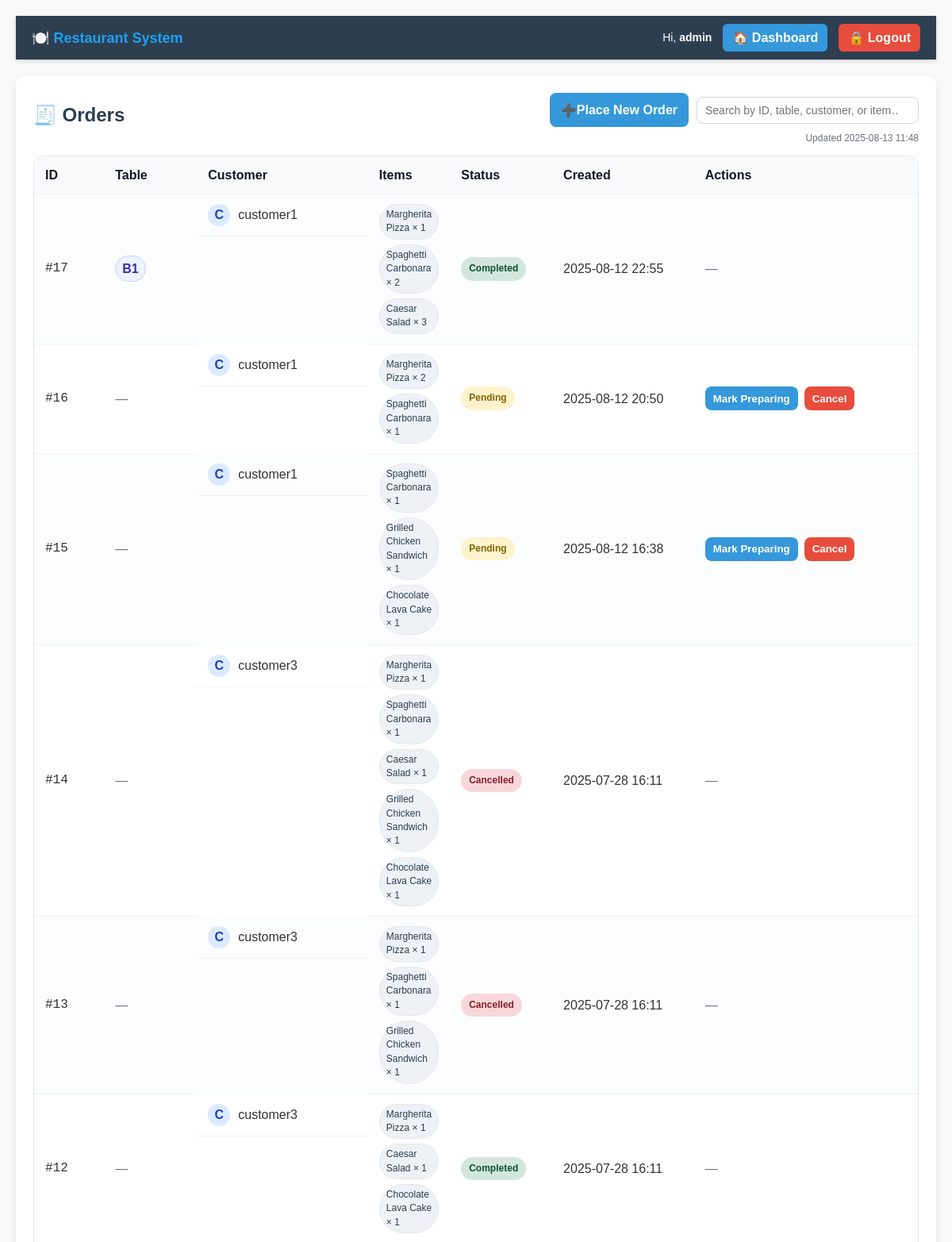
/orders/ (signed in, upper part), run on the app's committed database.
### accounts/models.py (models this page shows, shortened)
class User(AbstractUser):
    role = models.CharField(max_length=20, default="customer")
    failed_logins = models.IntegerField(default=0)
    locked_until = models.DateTimeField(null=True, blank=True)
    password_changed_at = models.DateTimeField(null=True, blank=True)
    security_question = models.CharField(max_length=255, blank=True)
    security_answer_hash = models.CharField(max_length=128, blank=True)
    last_auth_event_at = models.DateTimeField(null=True, blank=True)
    last_auth_event_ok = models.BooleanField(null=True, blank=True)
    last_auth_event_ip = models.GenericIPAddressField(null=True, blank=True)
    last_auth_event_ua = models.TextField(blank=True, null=True)
    def is_locked_now(self):
        return bool(self.locked_until and timezone.now() < self.locked_until)

### orders/models.py (models this page shows, shortened)
class Order(models.Model):
    STATUS_CHOICES = (
        ('pending', 'Pending'),
        ('preparing', 'Preparing'),
        ('completed', 'Completed'),
        ('cancelled', 'Cancelled'),
    )
    customer = models.ForeignKey(
        settings.AUTH_USER_MODEL,
        on_delete=models.CASCADE,
        limit_choices_to={'role': 'customer'},
    )
    status = models.CharField(max_length=10, choices=STATUS_CHOICES, default='pending')
    table_number = models.CharField(
        max_length=32,
        blank=True,
        default="",
        validators=[MinLengthValidator(0)]  # harmless (keeps blank allowed); real cap enforced by max_length
    )
    created_at = models.DateTimeField(default=timezone.now)
    class Meta:
        ordering = ['-created_at']
        constraints = [
            models.CheckConstraint(
                name="orders_order_table_number_len",
                check=Q(table_number="") | Q(table_number__regex=r"^.{1,32}$"),
            ),
        ]

class OrderItem(models.Model):
    order = models.ForeignKey(Order, on_delete=models.CASCADE, related_name='order_items')
    menu_item = models.ForeignKey(MenuItem, on_delete=models.PROTECT)
    quantity = models.PositiveIntegerField(
        default=1,
        validators=[MinValueValidator(1), MaxValueValidator(100)]
    )
    notes = models.CharField(max_length=255, blank=True)
    class Meta:
        constraints = [
            models.CheckConstraint(
                name="orders_orderitem_quantity_range",
                check=Q(quantity__gte=1) & Q(quantity__lte=100),
            ),
            models.CheckConstraint(
                name="orders_orderitem_notes_len",
                check=Q(notes="") | Q(notes__regex=r"^.{0,255}$"),
            ),
        ]

### menu/models.py (models this page shows, shortened)
class MenuItem(models.Model):
    CATEGORY_CHOICES = [
        ('appetizer', 'Appetizer'),
        ('main', 'Main Course'),
        ('dessert', 'Dessert'),
        ('drinks', 'Drinks'),
    ]
    name = models.CharField(max_length=100, validators=[MinLengthValidator(2)])
    description = models.TextField()
    price = models.DecimalField(
        max_digits=8,
        decimal_places=2,
        validators=[
            MinValueValidator(Decimal("0.00")),
            MaxValueValidator(Decimal("999999.99")),
        ],
    )
    image = models.ImageField(upload_to='menu_images/', blank=True, null=True)
    category = models.CharField(max_length=20, choices=CATEGORY_CHOICES)
    tags = models.CharField(max_length=200, blank=True)
    is_available = models.BooleanField(default=True)
    class Meta:
        constraints = [
            models.CheckConstraint(
                name="menu_menuitem_price_range",
                check=models.Q(price__gte=0) & models.Q(price__lte=999999.99),
            ),
            models.CheckConstraint(
                name="menu_menuitem_name_len",
                check=models.Q(name__regex=r"^.{2,100}$"),
            ),
            models.CheckConstraint(
                name="menu_menuitem_tags_len",
                check=models.Q(tags="") | models.Q(tags__regex=r"^.{0,200}$"),
            ),
        ]

### orders/views.py (the view)
# urls.py: path("", views.order_list_view, name="list"),
@login_required
def order_list_view(request):
    if _is_manager(request.user):
        orders = Order.objects.select_related("customer").prefetch_related("order_items__menu_item")
    else:
        orders = (
            Order.objects.filter(customer=request.user)
            .select_related("customer")
            .prefetch_related("order_items__menu_item")
        )
    audit_log(request, request.user, "Viewed order list", "success")
    return render(request, "orders/order_list.html", {"orders": orders})

### logs/utils.py (called while the page is built)
def audit_log(request, user, action: str, status: str = "info", extra: str | None = None):
    try:
        ua = (request.META.get("HTTP_USER_AGENT") or "")[:1024]
        ip = request.META.get("REMOTE_ADDR") or None
        user_obj = user if getattr(user, "pk", None) else None
        msg = action
        if extra:
            leftover = 255 - len(action) - 3
            msg = f"{action} ({extra[:max(0,leftover)]})"
        Log.objects.create(
            user=user_obj,
            action=msg[:255],
            status=status,
            ip_address=ip,
            user_agent=ua,
        )
    except Exception:
        pass

### orders/views.py (called while the page is built)
def _is_manager(user):
    return getattr(user, "role", "") in {"manager", "admin"} or user.is_superuser

### orders/templates/orders/order_list.html (shortened to what this page needs)
{% extends "base.html" %}
{% load static %}
{% block extra_css %}
<link rel="stylesheet" href="{% static 'css/orders.css' %}">
{% endblock %}
{% block content %}
<div class="order-container">
  <div class="table-header">
    <h2>🧾 Orders</h2>
    <div class="header-right">
      <div class="header-right-top">
        <a class="btn-primary btn-icon" href="{% url 'orders:create' %}">
          <span>➕</span><span>Place New Order</span>
        </a>
        <input id="order-search" class="search-input" type="search"
               placeholder="Search by ID, table, customer, or item…">
      </div>
      <div class="timestamp muted">
        Updated {% now "Y-m-d H:i" %}
      </div>
    </div>
  </div>
  {% if orders %}
  <div class="table-wrap">
    <table class="data-table" id="orders-table">
      <thead>
        <tr>
          <th style="width: 90px;">ID</th>
          <th style="width: 120px;">Table</th>
          <th style="width: 220px;">Customer</th>
          <th>Items</th>
          <th style="width: 130px;">Status</th>
          <th class="hide-sm" style="width: 180px;">Created</th>
          <th style="width: 290px;">Actions</th>
        </tr>
      </thead>
      <tbody>
      {% for order in orders %}
        <tr
          data-search="{{ order.id }} {{ order.table_number|default_if_none:'' }} {{ order.customer.username }} {% for line in order.order_items.all %} {{ line.menu_item.name }} {% endfor %}">
          <td class="mono">#{{ order.id }}</td>
          <td>
            {% if order.table_number %}
              <span class="badge">{{ order.table_number }}</span>
            {% else %}
              <span class="muted">—</span>
            {% endif %}
          </td>
          <td class="customer-cell nowrap">
            <span class="avatar">{{ order.customer.username|first|upper }}</span>
            <span class="customer-name">{{ order.customer.username }}</span>
          </td>
          <td>
            {% if order.order_items.all %}
              <div class="chips">
                {% for line in order.order_items.all %}
                  <span class="chip" title="{{ line.menu_item.name }}">
                    {{ line.menu_item.name }} × {{ line.quantity }}
                  </span>
                {% empty %}
                  <em class="muted">No items</em>
                {% endfor %}
              </div>
            {% else %}
              <em class="muted">No items</em>
            {% endif %}
          </td>
          <td class="nowrap">
            {% with s=order.status %}
              <span class="status-badge
                {% if s == 'pending' %} pending
                {% elif s == 'preparing' %} preparing
                {% elif s == 'completed' %} completed
                {% elif s == 'cancelled' %} cancelled
                {% endif %}">
                {{ order.get_status_display }}
              </span>
            {% endwith %}
          </td>
          <td class="nowrap hide-sm">{{ order.created_at|date:"Y-m-d H:i" }}</td>
          <td class="nowrap">
            <div class="row-actions">
              {% if request.user.is_superuser or request.user.role in 'manager admin' %}
                {% if order.status == 'pending' %}
                  <form method="post" action="{% url 'orders:status' order.id 'preparing' %}">
                    <button class="btn-mini">Mark Preparing</button>
                  </form>
                  <form method="post" action="{% url 'orders:status' order.id 'cancelled' %}">
                    <button class="btn-mini danger">Cancel</button>
                  </form>
                {% elif order.status == 'preparing' %}
                  <form method="post" action="{% url 'orders:status' order.id 'completed' %}">
                    {% csrf_token %}
                    <button class="btn-mini success">Mark Completed</button>
                  </form>
                  <form method="post" action="{% url 'orders:status' order.id 'cancelled' %}">
                    {% csrf_token %}
                    <button class="btn-mini danger">Cancel</button>
                  </form>
                {% else %}
                  <span class="muted">—</span>
                {% endif %}
              {% endif %}
            </div>
          </td>
        </tr>
      {% endfor %}
      </tbody>
    </table>
  </div>
  {% else %}
    <p class="muted">No orders yet.</p>
  {% endif %}
</div>
{% endblock %}

### templates/base.html (shortened to what this page needs)
{% load static %}
<!DOCTYPE html>
<html lang="en">
<head>
    <link rel="stylesheet" href="{% static 'css/global.css' %}">
    {% block extra_css %}{% endblock %}
</head>
<body>
    <div class="navbar">
        <div class="nav-left">
            <a href="{% url 'accounts:login' %}" class="brand">🍽️ Restaurant System</a>
        </div>
        <div class="nav-right">
            {% if request.user.is_authenticated %}
                <span>Hi, <strong>{{ request.user.username }}</strong></span>
                <a href="{% url 'accounts:dashboard' %}" class="dashboard-link">🏠 Dashboard</a>
                <a href="{% url 'accounts:logout' %}" class="logout-link">🔒 Logout</a>
            {% else %}
                <span>Hi, Guest</span>
                <a href="{% url 'accounts:login' %}" class="dashboard-link">🔐 Login</a>
                <a href="{% url 'accounts:register' %}" class="logout-link">📝 Register</a>
            {% endif %}
        </div>
    </div>
    <div class="main-content">
        {% block content %}{% endblock %}
    </div>
</body>
</html>

### static/css/global.css (style rules this page uses)
* { margin: 0; padding: 0; box-sizing: border-box; }
:root { --bg:#f9f9f9; --card:#ffffff; --text:#333; --muted:#6b7280; --border:#e5e7eb; --shadow:0 4px 12px rgba(0,0,0,.08); --nav:#2c3e50; --link:#2980b9; --primary:#3498db; --primary-600:#2980b9; --danger:#e74c3c; --danger-600:#c0392b; --accent:#ecf0f1; }
html, body { height: 100%; }
body { font-family: Arial, sans-serif; background: var(--bg); color: var(--text); padding: 20px; line-height: 1.45; }
h1, h2 { color: #2c3e50; }
a { text-decoration: none; color: var(--link); }
.muted { color: var(--muted); }
.nowrap { white-space: nowrap; }
.mono { font-family: ui-monospace, Menlo, Monaco, Consolas, "Courier New", monospace; }
.navbar { background: #2c3e50; color: white; padding: 10px 20px; display: flex; justify-content: space-between; align-items: center; border-radius: 0; box-shadow: 0 2px 6px rgba(0,0,0,0.15); }
.nav-left { font-size: 18px; font-weight: bold; }
.nav-left .brand { color: #1da1f2; text-decoration: none; }
.nav-right { display: flex; align-items: center; gap: 14px; }
.nav-right span { font-size: 14px; }
.nav-right a { display: flex; align-items: center; gap: 6px; color: white; font-weight: bold; padding: 6px 12px; border-radius: 6px; transition: background 0.3s; text-decoration: none; }
.nav-right a.dashboard-link { background: #3498db; }
.nav-right a.logout-link { background: #e74c3c; }
button, .btn-primary, .btn-secondary, .btn-link, .btn-small { border: none; border-radius: 8px; font-weight: bold; cursor: pointer; font-family: Arial, sans-serif; }
.btn-primary { background: var(--primary); color: white; padding: 10px 14px; box-shadow: 0 1px 0 rgba(0,0,0,.02); }
.main-content { margin-top: 20px; }
.table-wrap { overflow: auto; }
.data-table { width: 100%; border-collapse: separate; border-spacing: 0; background: #fff; border: 1px solid var(--border); border-radius: 12px; overflow: hidden; box-shadow: 0 2px 8px rgba(0,0,0,.04); }
.data-table th, .data-table td { padding: 12px 14px; vertical-align: middle; border-bottom: 1px solid #f0f2f5; text-align: left; }
.data-table thead th { background: #f8fafc; font-weight: 700; color: #111827; }
.data-table tbody tr:nth-child(odd) { background: #fcfdff; }
.badge { display:inline-block; padding:4px 8px; border-radius:999px; background:#eef2ff; color:#3730a3; border:1px solid #c7d2fe; font-weight:700; }
.chips { display:flex; flex-wrap:wrap; gap:6px; }
.chip { display:inline-block; background:#f3f4f6; border:1px solid #e5e7eb; border-radius:999px; padding:4px 8px; font-size:12px; }

### data on the page
User: user.username "admin"
Order: id "17", table_number "B1", customer.username|first "C", customer.username "customer1", status "Completed", created_at "2025-08-12 22:55"
OrderItem: menu_item.name "Margherita Pizza", quantity "1"
OrderItem: menu_item.name "Spaghetti Carbonara", quantity "2"
OrderItem: menu_item.name "Caesar Salad", quantity "3"
Order: id "16", customer.username|first "C", customer.username "customer1", status "Pending", created_at "2025-08-12 20:50", shows "Mark Preparing"
OrderItem: menu_item.name "Margherita Pizza", quantity "2"
OrderItem: menu_item.name "Spaghetti Carbonara", quantity "1"
Order: id "15", customer.username|first "C", customer.username "customer1", status "Pending", created_at "2025-08-12 16:38", shows "Mark Preparing"
OrderItem: menu_item.name "Spaghetti Carbonara", quantity "1"
OrderItem: menu_item.name "Grilled Chicken Sandwich", quantity "1"
OrderItem: menu_item.name "Chocolate Lava Cake", quantity "1"
Order: id "14", customer.username|first "C", customer.username "customer3", status "Cancelled", created_at "2025-07-28 16:11"
OrderItem: menu_item.name "Margherita Pizza", quantity "1"
OrderItem: menu_item.name "Spaghetti Carbonara", quantity "1"
OrderItem: menu_item.name "Caesar Salad", quantity "1"
OrderItem: menu_item.name "Grilled Chicken Sandwich", quantity "1"
OrderItem: menu_item.name "Chocolate Lava Cake", quantity "1"
Order: id "13", customer.username|first "C", customer.username "customer3", status "Cancelled", created_at "2025-07-28 16:11"
OrderItem: menu_item.name "Margherita Pizza", quantity "1"
OrderItem: menu_item.name "Spaghetti Carbonara", quantity "1"
OrderItem: menu_item.name "Grilled Chicken Sandwich", quantity "1"
Order: id "12", customer.username|first "C", customer.username "customer3", status "Completed", created_at "2025-07-28 16:11"
OrderItem: menu_item.name "Margherita Pizza", quantity "1"
OrderItem: menu_item.name "Caesar Salad", quantity "1"
OrderItem: menu_item.name "Chocolate Lava Cake", quantity "1"
